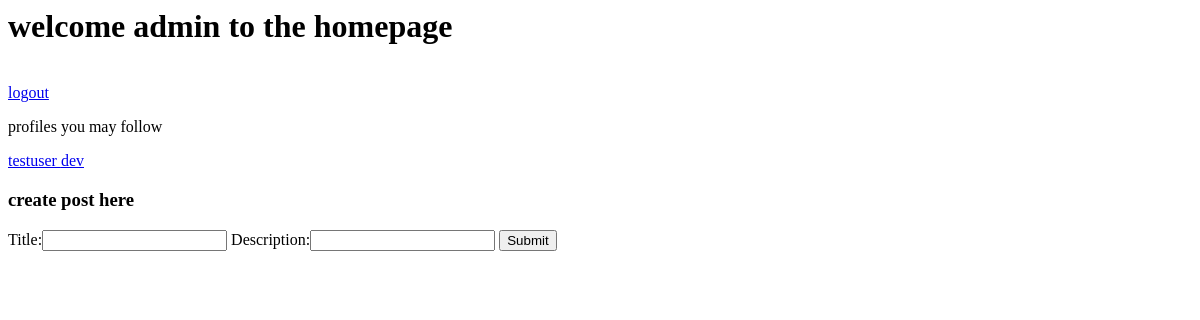
The app's page /home (signed in), older data.
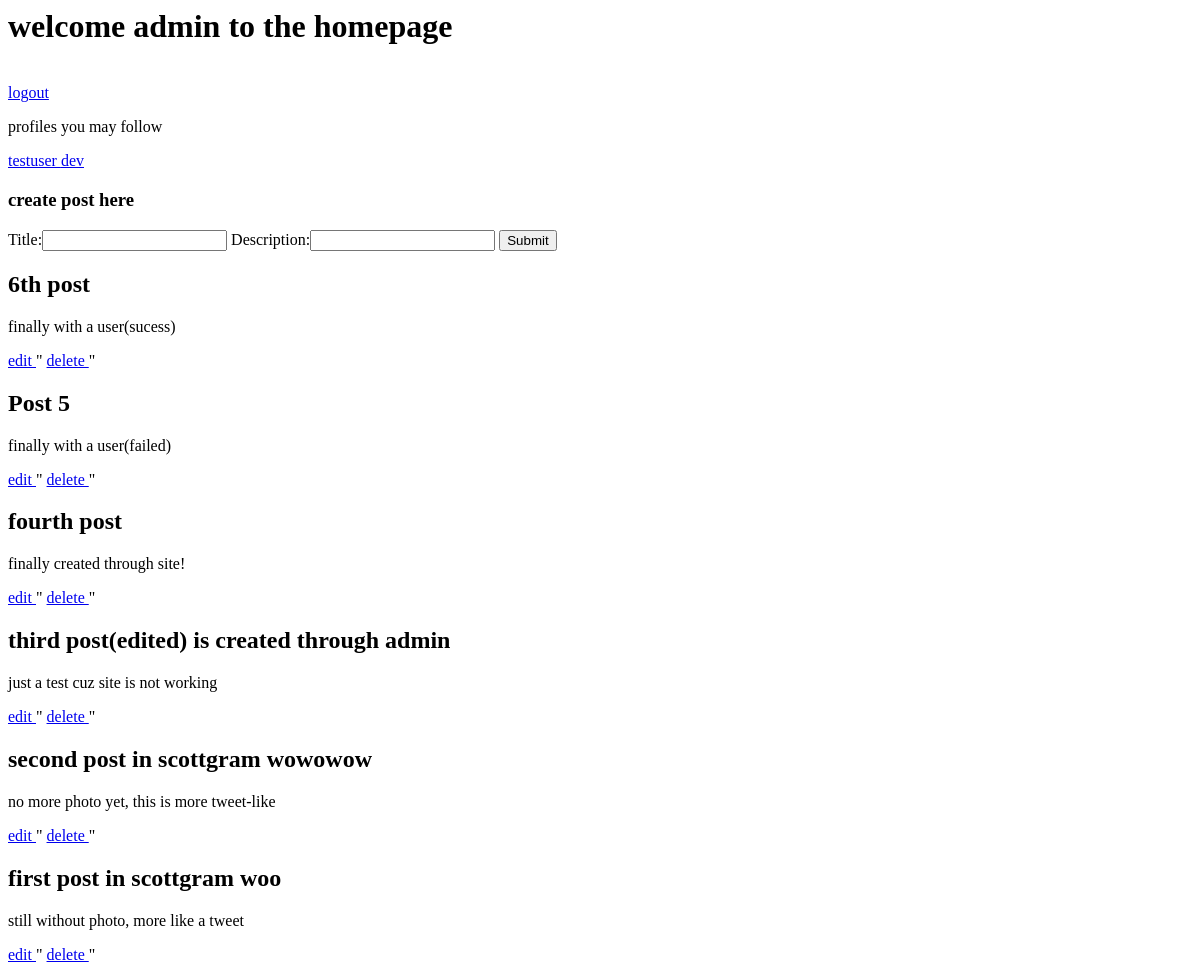
The same page, newer data.
### accounts/models.py (models this page shows, shortened)
class Profile(models.Model):
    user = models.OneToOneField(User, on_delete=models.CASCADE)
    bio = models.CharField(max_length=350, default='welcome to my bio', null=True)
    following = models.ManyToManyField(User, related_name='following', blank=True)

### feed/models.py (models this page shows, shortened)
class Post(models.Model):
    author = models.ForeignKey(User, on_delete=models.CASCADE)
    title = models.CharField(max_length=200)
    description = models.CharField(max_length=200)
    created = models.DateTimeField(auto_now_add=True)
    published_date = models.DateTimeField(blank=True, null=True)
    class Meta:
        ordering = ('-created',)

### feed/views.py (the view, shortened to what this page needs)
# urls.py: path('home',views.homefeed, name='feed'),
def homefeed(request):
    if request.user.is_authenticated:
        profiles = Profile.objects.all().exclude(user=request.user)
        profile = Profile.objects.get(user=request.user)
        following = profile.following.all()
        posts = Post.objects.filter(author__in=following)
        form = PostForm()
        return render(request, 'feed/homefeed.html',{'posts':posts,'form':form,'profiles':profiles})
    else:
        return redirect('login')

### feed/forms.py
class PostForm(forms.ModelForm):
    class Meta:
        model = Post
        fields = ['title','description']

### templates/feed/homefeed.html (shortened to what this page needs)
<h1> welcome {{user}} to the homepage </h1>
<a href="{% url 'logout' %}"> logout </a>
<p> profiles you may follow </p>
{% for profile in profiles %}
<a href="{% url 'profile_detail' profile.pk %}"> {{ profile.user }} </a>
{% endfor %}
<h3> create post here </h3>
<form method ="POST" action="/home">
    {{form}}
    <input type="submit" name="create post">
</form>
{% for post in posts %}
<h2> {{post.title}} </h2>
<p> {{post.description}}</p>
<a href="{% url 'edit_post' post.pk %}"> edit </a>"
<a href="{% url 'delete_post' post.pk %}"> delete </a>"
{% endfor %}

Row changes from the older to the newer data that the page shows:
now on this page (row unchanged): Post: title "6th post", description "finally with a user(sucess)"
now on this page (row edited): Post: title "Post 5", description "finally with a user(failed)"
now on this page (row edited): Post: title "fourth post", description "finally created through site!"
now on this page (row edited): Post: title "third post(edited) is created through admin", description "just a test cuz site is not working"
now on this page (row unchanged): Post: title "second post in scottgram wowowow", description "no more photo yet, this is more tweet-like"
now on this page (row unchanged): Post: title "first post in scottgram woo", description "still without photo, more like a tweet"
